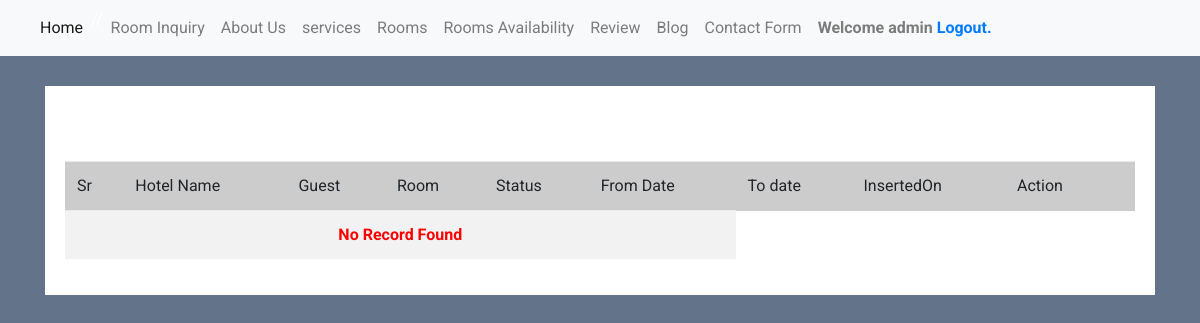
/admin/room_inquiry.php (signed in), run on an earlier commit of the app's database.
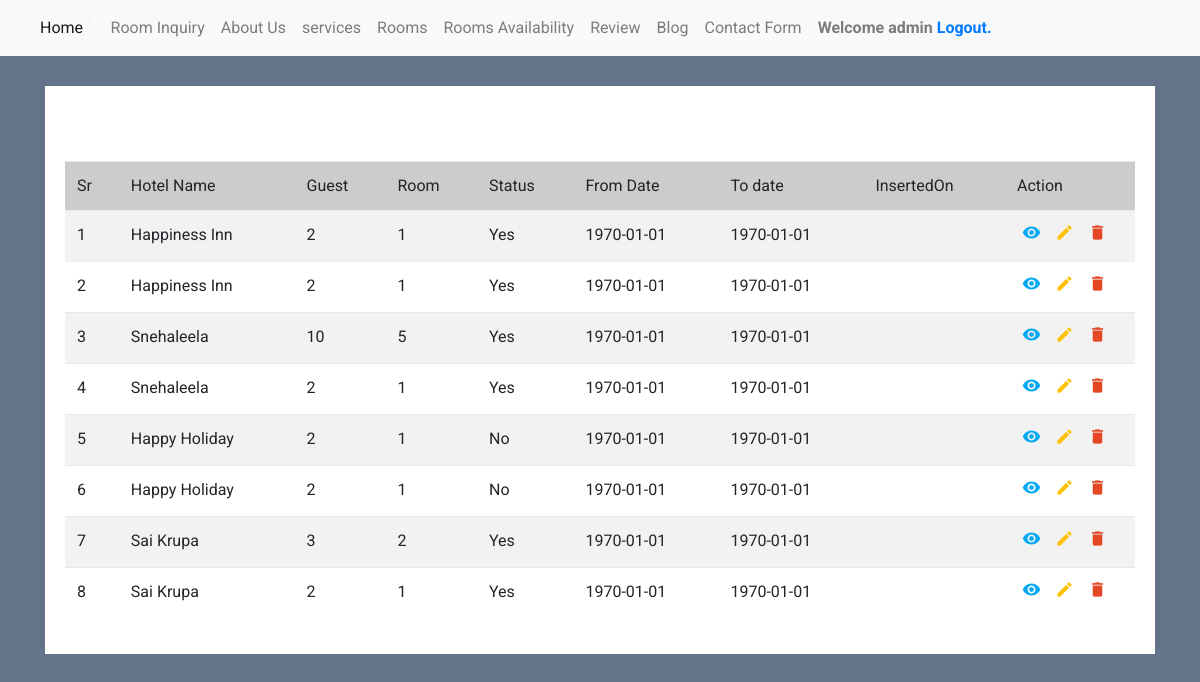
And on a later commit of the database.
### tables this page shows
CREATE TABLE `room_inquiry` (
  `id` int(11) NOT NULL,
  `checkIn` date NOT NULL,
  `checkOut` date NOT NULL,
  `guest` varchar(11) NOT NULL,
  `room` varchar(11) NOT NULL,
  `room_id` int(11) NOT NULL,
  `mobile_no` varchar(12) NOT NULL
);

CREATE TABLE `room_availability` (
  `id` int(11) NOT NULL,
  `room_id` varchar(11) NOT NULL,
  `hotel_name` varchar(50) NOT NULL,
  `hotel_room_name` varchar(50) NOT NULL,
  `Status` varchar(50) NOT NULL,
  `dtfrom` date NOT NULL,
  `dtto` date NOT NULL
);

### admin/room_inquiry.php (the view, shortened to what this page needs)
<?php
include('dbconnection.php');
if(!isset($_SESSION['valid'])) {
    header('Location: index.php');
}
else
{
?>
<!DOCTYPE html>
<html lang="en">
<head>
<link rel="stylesheet" href="https://stackpath.bootstrapcdn.com/bootstrap/4.5.0/css/bootstrap.min.css">
<link rel="stylesheet" href="https://maxcdn.bootstrapcdn.com/font-awesome/4.7.0/css/font-awesome.min.css">
</head>
<body>
<nav class="navbar navbar-expand-lg navbar-light bg-light">
<div class="collapse navbar-collapse" id="navbarSupportedContent">
<ul class="navbar-nav mr-auto">
<li class="nav-item active">
<a class="nav-link" href="main.php">Home <span class="sr-only">(current)</span></a>
</li>
<li class="nav-item">
<a class="nav-link" href="room_inquiry.php">Room Inquiry</a>
</li>
<li class="nav-item">
<a class="nav-link" href="about_us.php">About Us</a>
</li>
<li class="nav-item">
<a class="nav-link" href="services.php">services</a>
</li>
<li class="nav-item">
<a class="nav-link" href="main.php">Rooms</a>
</li>
<li class="nav-item">
<a class="nav-link" href="room_availibility.php">Rooms Availability</a>
</li>
<li class="nav-item">
<a class="nav-link" href="review.php">Review</a>
</li>
<li class="nav-item">
<a class="nav-link" href="blog.php">Blog</a>
</li>
<li class="nav-item">
<a class="nav-link" href="contact.php">Contact Form</a>
</li>
<li class="nav-item">
<div class="nav-link"><b>Welcome <?php echo $_SESSION["username"]; ?> <a href="logout.php" tite="Logout">Logout.</a></b></div>
</li>
</ul>
</div>
</nav>
<div class="container-xl">
<div class="table-responsive">
<div class="table-wrapper">
<div class="table-title">
<div class="row">
<div class="col-sm-5">
<h2><b>Assignment</b></h2>
</div>
<div class="col-sm-7" align="right">
</div>
</div>
</div>
<table class="table table-striped table-hover">
<thead>
<tr bgcolor='#CCCCCC'>
<td>Sr</td>
<td>Hotel Name</td>
<td>Guest</td>
<td>Room</td>
<td>Status</td>
<td>From Date</td>
<td>To date</td>
<td>InsertedOn</td>
<td>Action</td>
</tr>
</thead>
<tbody>
<?php
$ret=mysqli_query($con,"SELECT  *,room_availability.hotel_name,room_availability.Status FROM room_inquiry left join room_availability on room_inquiry.room_id = room_availability.room_id");
$cnt=1;
$row=mysqli_num_rows($ret);
if($row>0){
while ($row=mysqli_fetch_array($ret)) {
?>
<tr>
<td><?php echo $cnt;?></td>
<td><?php  echo $row['hotel_name'];?></td>
<td> <?php  echo $row['guest'];?></td>
<td> <?php  echo $row['room'];?></td>
<td> <?php  echo $row['Status'];?></td>
<td> <?php echo $row['checkIn'];?></td>
<td> <?php  echo $row['checkOut'];?></td>
<td> <?php  echo $row['InsertedOn'];?></td>
<td>
<?php
if($_SESSION["admin_status"] == "Y")
{
    ?>
<a href="read.php?viewid=<?php echo htmlentities ($row['id']);?>" class="view" title="View" data-toggle="tooltip"><i class="material-icons">&#xE417;</i></a>
    <a href="room_avl_edit.php?editid=<?php echo htmlentities ($row['id']);?>" class="edit" title="Edit" data-toggle="tooltip"><i class="material-icons">&#xE254;</i></a>
    <a href="main.php?delid=<?php echo ($row['id']);?>" class="delete" title="Delete" data-toggle="tooltip" onclick="return confirm('Do you really want to Delete ?');"><i class="material-icons">&#xE872;</i></a>
    <?php
}
?>
</td>
</tr>
<?php
$cnt=$cnt+1;
} } else {?>
<tr>
    <th style="text-align:center; color:red;" colspan="6">No Record Found</th>
</tr>
<?php } ?>
</tbody>
</table>
</div>
</div>
</div>
</body>
</html>
<?php
}
?>

### admin/room_inquiry.php (style rules this page uses)
body { color: #fff; background: #63738a; font-family: 'Roboto', sans-serif; }
.table-responsive { margin: 30px 0; }
.table-wrapper { min-width: 1000px; background: #fff; padding: 20px; box-shadow: 0 1px 1px rgba(0,0,0,.05); }
.table-title { font-size: 15px; padding-bottom: 10px; margin: 0 0 10px; min-height: 45px; }
.table-title h2 { margin: 5px 0 0; font-size: 24px; }
table.table tr th, table.table tr td { border-color: #e9e9e9; }
table.table td:last-child { width: 130px; }
table.table td a { color: #a0a5b1; display: inline-block; margin: 0 5px; }
table.table td a.view { color: #03A9F4; }
table.table td a.edit { color: #FFC107; }
table.table td a.delete { color: #E34724; }
table.table td i { font-size: 19px; }

What changed in the data, as far as the page shows it:
added room_inquiry: room_availability.hotel_name "Happiness Inn", guest "2", room "1", room_availability.Status "Yes", checkIn "1970-01-01", checkOut "1970-01-01"
added room_inquiry: room_availability.hotel_name "Happiness Inn", guest "2", room "1", room_availability.Status "Yes", checkIn "1970-01-01", checkOut "1970-01-01"
added room_inquiry: room_availability.hotel_name "Snehaleela", guest "10", room "5", room_availability.Status "Yes", checkIn "1970-01-01", checkOut "1970-01-01"
added room_inquiry: room_availability.hotel_name "Snehaleela", guest "2", room "1", room_availability.Status "Yes", checkIn "1970-01-01", checkOut "1970-01-01"
added room_inquiry: room_availability.hotel_name "Happy Holiday", guest "2", room "1", room_availability.Status "No", checkIn "1970-01-01", checkOut "1970-01-01"
added room_inquiry: room_availability.hotel_name "Happy Holiday", guest "2", room "1", room_availability.Status "No", checkIn "1970-01-01", checkOut "1970-01-01"
added room_inquiry: room_availability.hotel_name "Sai Krupa", guest "3", room "2", room_availability.Status "Yes", checkIn "1970-01-01", checkOut "1970-01-01"
added room_inquiry: room_availability.hotel_name "Sai Krupa", guest "2", room "1", room_availability.Status "Yes", checkIn "1970-01-01", checkOut "1970-01-01"
Also different on the page:
text no longer shown: "No Record Found"
